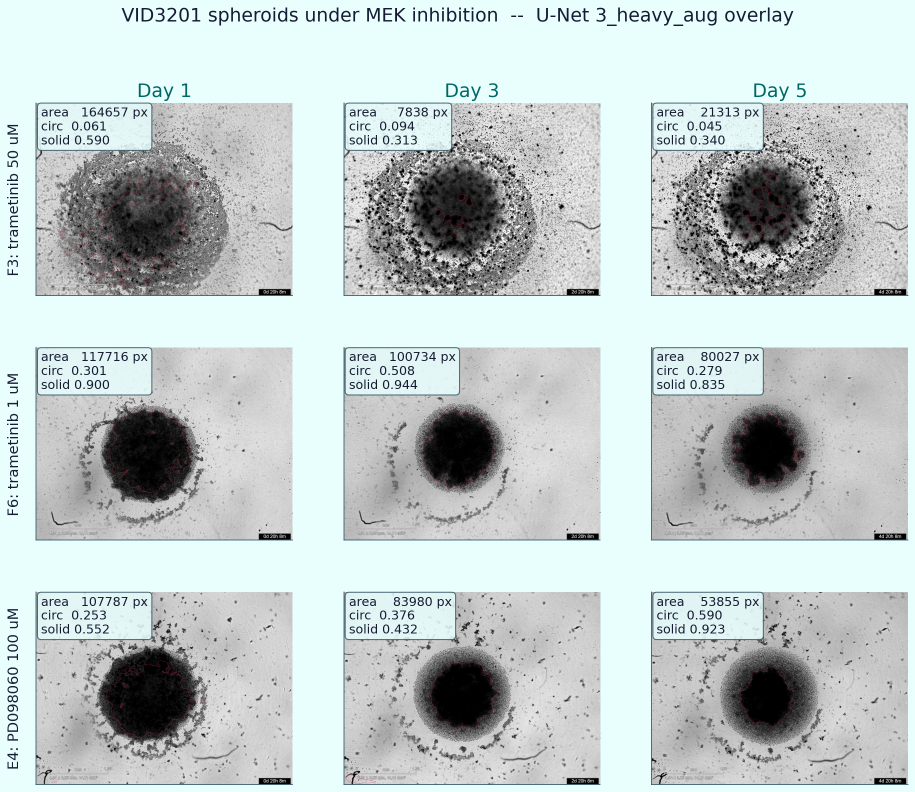
#> input picture assets/cll/figures/morphology/segmentation_overlay_grid.png, 1830 x 1584 px, found by its file name (shown at 1/2 size)
$ python figtools.py
#> lines starting #> are read from the running program, lines starting #| are printed output that depends on the picture; after the words box and inside, x2 and y2 are one past the last pixel; in counts of white or black regions, pixels touching at a corner belong together
"""
figtools.py - regenerate light-background microscopy figures INTO the dark theme.

Approach: contrast-stretch the grayscale microscopy, then map luminance through a 3-stop
teal ramp so dark -> near-black, mid -> card teal, and the BRIGHTEST regions (the legend
box fills, pure-white margins) -> cream. That keeps legend boxes legible (dark text on
cream) instead of washing them into the teal. Coloured annotations are recoloured to theme
accents: reddish outline/box -> gold, green labels -> cream. Used instead of CSS blends,
which crush coloured information and contrast.
"""
import sys
import numpy as np
from PIL import Image

NEARBLACK = np.array([3, 20, 25])      # L = 0
TEAL = np.array([13, 89, 99])          # #0d5963 card teal  (mid)
CREAM = np.array([250, 243, 223])      # #faf3df            (brightest -> legend plates)
GOLD = np.array([231, 201, 138])       # #e7c98a
MIDSTOP = 0.55                          # luminance where the cream lift begins lower bound
HISTOP = 0.86                           # above this -> ramp toward cream


# [31 lines left out: functions _ramp, regen, not called in this run]


PAGE = np.array([10, 74, 85])          # #0a4a55 page background


def _ramp_dark(L):
    """3-stop ramp NEARBLACK -> TEAL (0..HISTOP) -> PAGE bg (HISTOP..1). Unlike _ramp,
    the brightest regions (white panel margins) fall back to the page background instead
    of cream, so photographic montages read dark and native rather than as a light block."""
    out = np.empty(L.shape + (3,), np.float32)
    lo = L <= HISTOP
    t = np.clip(L / HISTOP, 0, 1)[..., None]
    out[lo] = (NEARBLACK[None, :] * (1 - t) + TEAL[None, :] * t)[lo]
    hi = ~lo
    t2 = np.clip((L - HISTOP) / (1 - HISTOP), 0, 1)[..., None]
    out[hi] = (TEAL[None, :] * (1 - t2) + PAGE[None, :] * t2)[hi]
    return out


def regen_dark(src, dst, crop_top=0.0, p_lo=2.0, p_hi=98.0):
    """Like regen but maps the white background to the page teal (dark), for photographic
    microscopy montages that should sit native on the dark page (no cream block)."""
    im = Image.open(src).convert("RGB")
    a = np.asarray(im).astype(np.float32)
    if crop_top:
        a = a[int(a.shape[0] * crop_top):, :, :]
    R, G, B = a[..., 0], a[..., 1], a[..., 2]
    L = (0.299 * R + 0.587 * G + 0.114 * B) / 255.0
    plo, phi = np.percentile(L, p_lo), np.percentile(L, p_hi)
    Ls = np.clip((L - plo) / max(phi - plo, 1e-3), 0, 1)
    out = _ramp_dark(Ls)
    red = (R - np.maximum(G, B) > 28) & (R > 70)
    green = (G - np.maximum(R, B) > 26) & (G > 60)
    out[green] = CREAM
    out[red] = GOLD
    out = np.clip(out, 0, 255).astype(np.uint8)
    Image.fromarray(out).save(dst)
    print(f"{dst}: {out.shape} dark background (page teal), red->gold={int(red.sum())}")


# [17 lines left out: function regen_bg, not called in this run]


if __name__ == "__main__":
    PORT = "/media/djameldino/Expansion/CLL_data/html portfolio/assets/cll/figures/"
    here = sys.argv[1] if len(sys.argv) > 1 else "."
    regen_dark(PORT + "morphology/segmentation_overlay_grid.png",
               here + "/02_segmentation/fig/overlay_dark.png", crop_top=0.105)
#> in regen_dark, `R, G, B = a[..., 0], a[..., 1], a[..., 2]`:
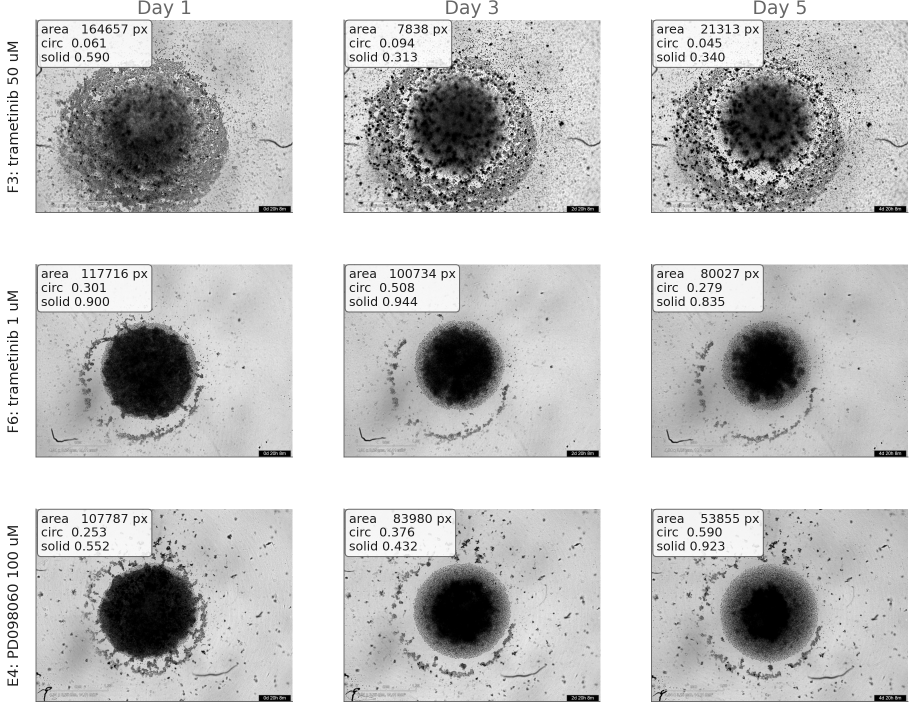
#> G: shape (1418, 1830) float32 (shown at 1/2 size); min 0, max 255, mean 196.1
#> in regen_dark, `plo, phi = np.percentile(L, p_lo), np.percentile(L, p_hi)`: plo = 0.0157; phi = 0.973
#> in _ramp_dark, `lo = L <= HISTOP`:
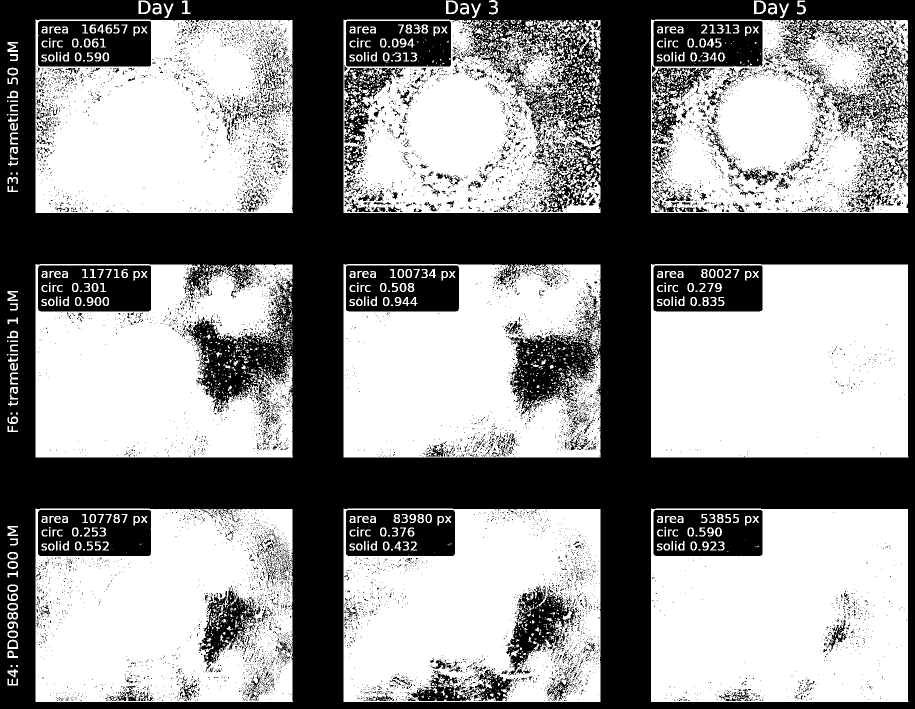
#> lo: shape (1418, 1830) bool (shown at 1/2 size); 55.8% white; 12298 black regions (11540 under 20 px), largest, box (x1, y1, x2, y2) and area: (0, 0, 1830, 1418) 875523, (76, 1020, 302, 1112) 17463, (76, 531, 302, 623) 17280
#> in _ramp_dark, `t = np.clip(L / HISTOP, 0, 1)[..., None]`:
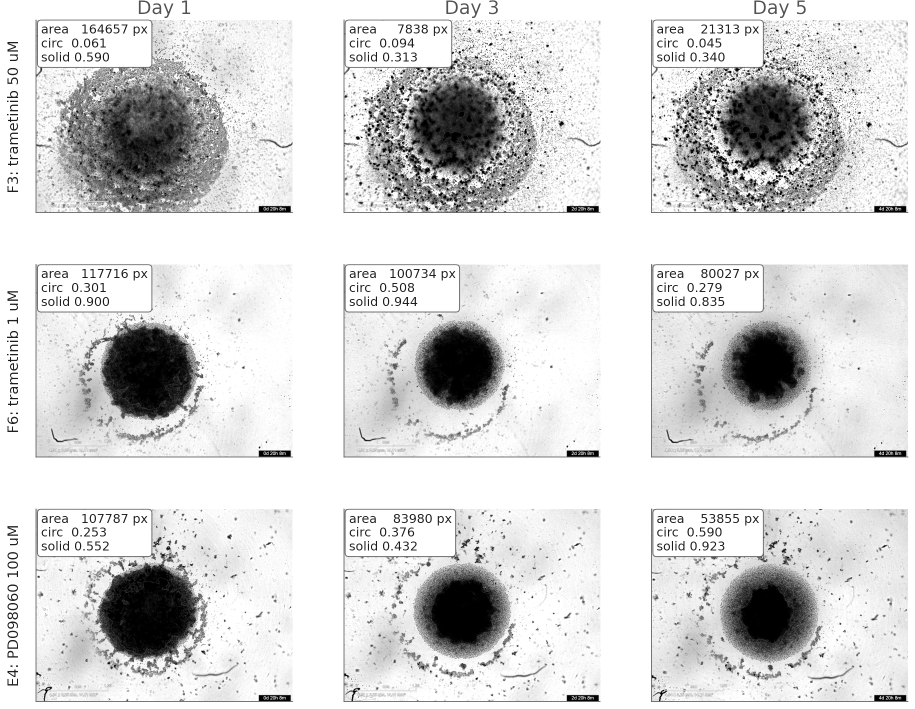
#> t: shape (1418, 1830, 1) float32 (shown at 1/2 size); min 0, max 1, mean 0.844
#> in _ramp_dark, `t2 = np.clip((L - HISTOP) / (1 - HISTOP), 0, 1)[..., None]`:
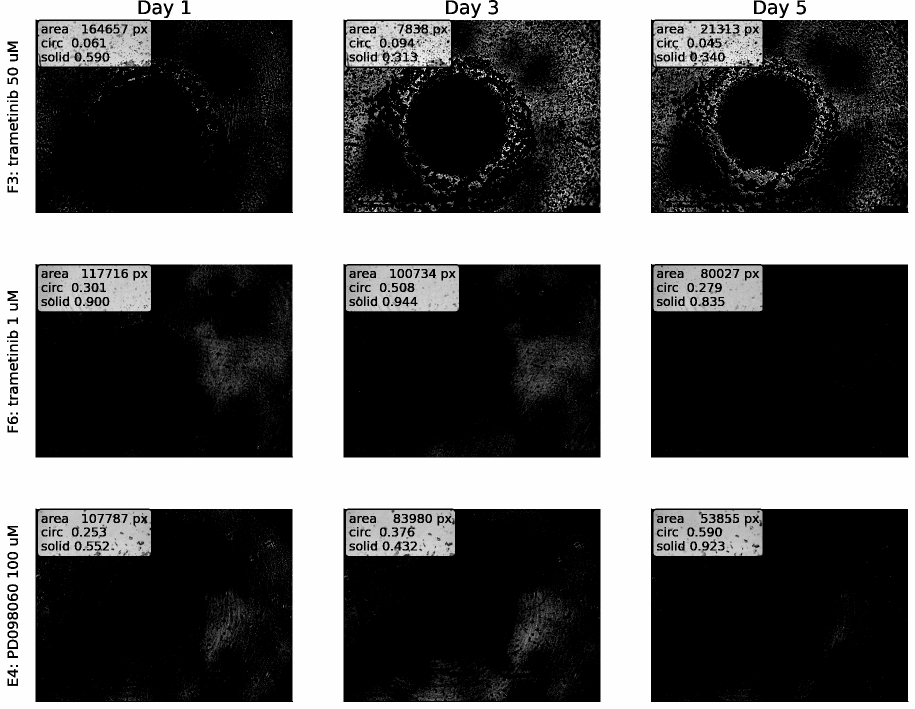
#> t2: shape (1418, 1830, 1) float32 (shown at 1/2 size); min 0, max 1, mean 0.367
#> in _ramp_dark, `out[hi] = (TEAL[None, :] * (1 - t2) + PAGE[None, :] * t2)[hi]`:
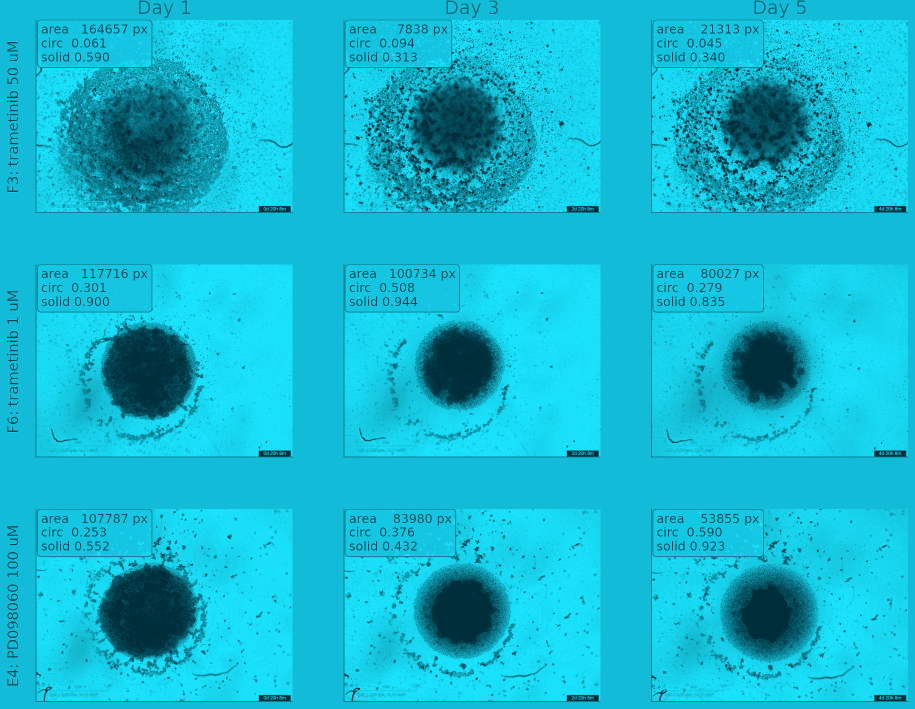
#> out: shape (1418, 1830, 3) float32 (shown at 1/2 size); mean of channels 0, 1, 2 10.3, 72.3, 82.1; drawn with min black and max white
#> in regen_dark, `red = (R - np.maximum(G, B) > 28) & (R > 70)`:
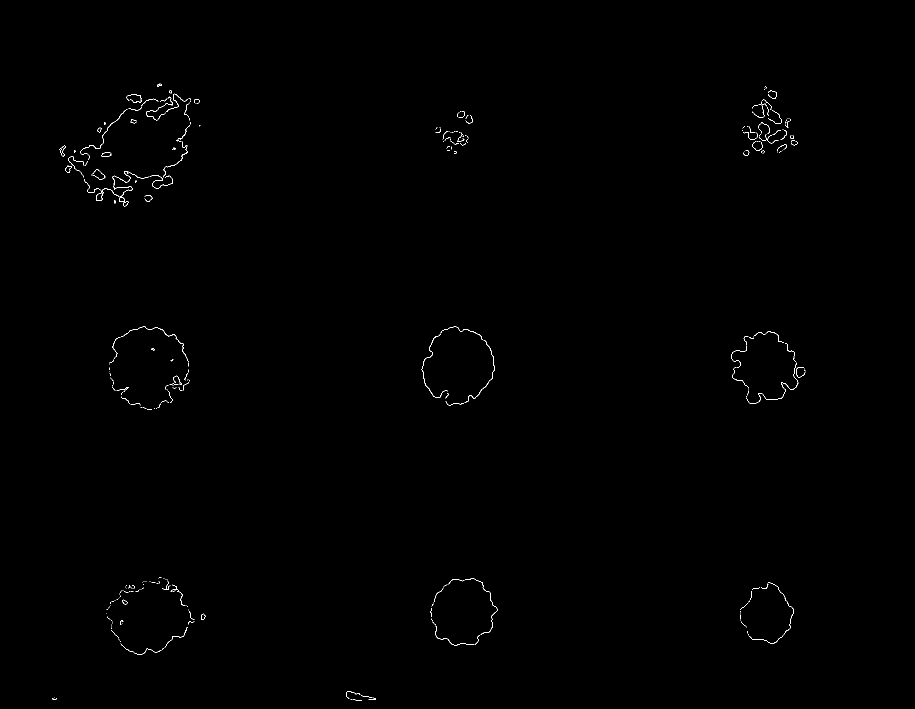
#> red: shape (1418, 1830) bool (shown at 1/2 size); 0.25% white in thin lines or dots, all inside (x1, y1, x2, y2) = (105, 167, 1611, 1402)
#> in regen_dark, `green = (G - np.maximum(R, B) > 26) & (G > 60)`: green: shape (1418, 1830) bool; every value is 0
#> in regen_dark, `out[red] = GOLD`:
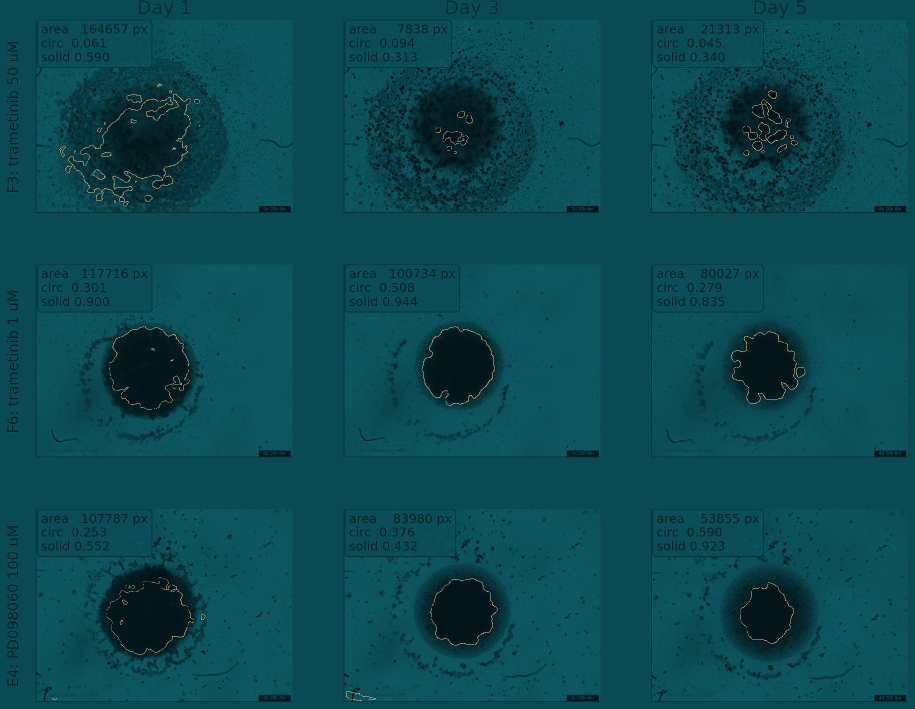
#> out: shape (1418, 1830, 3) float32 (shown at 1/2 size); mean of channels 0, 1, 2 10.8, 72.7, 82.4; drawn as R, G, B
#| ./02_segmentation/fig/overlay_dark.png: (1418, 1830, 3) dark background (page teal), red->gold=6495
    regen_dark(PORT + "segmentation/hardest_case_showcase.png",
               here + "/02_segmentation/fig/hardest_dark.png")
#> (the run stopped early here; a loop or call above may not have finished)

$ run again, with assets/cll/figures/morphology/drug_strip_low_dose.png copied over assets/cll/figures/morphology/segmentation_overlay_grid.png
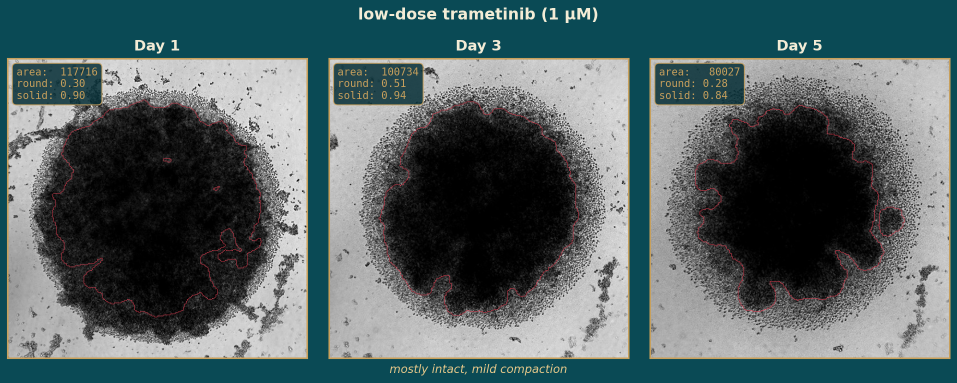
#> input picture assets/cll/figures/morphology/drug_strip_low_dose.png, 1914 x 766 px, found by its file name (shown at 1/2 size)
#> plo = 0; phi = 0.839
#> in _ramp_dark, `lo = L <= HISTOP`:
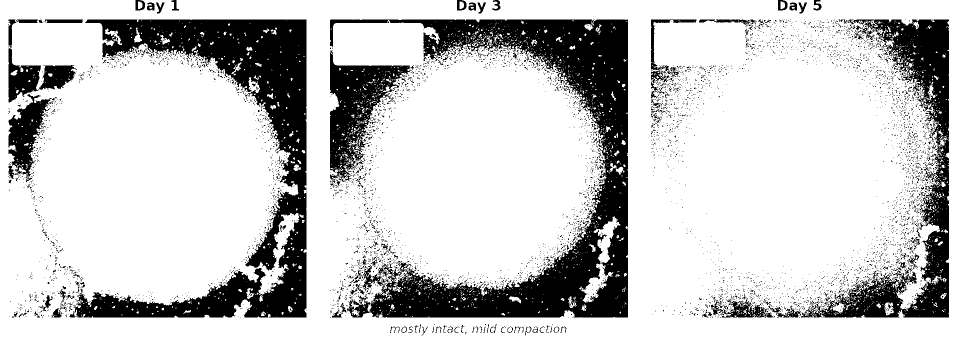
#> lo: shape (686, 1914) bool (shown at 1/2 size); 78.8% white; 5351 black regions (5176 under 20 px), largest, box (x1, y1, x2, y2) and area: (660, 39, 1256, 635) 97027, (146, 39, 613, 635) 80489, (1602, 39, 1898, 635) 40273
#> red: shape (686, 1914) bool; 2.7% white; 222 white regions (127 under 20 px), largest, box (x1, y1, x2, y2) and area: (14, 36, 616, 638) 7188, (657, 36, 1259, 638) 7188, (1299, 36, 1901, 638) 7188
#> green: shape (686, 1914) bool; every value is 0
#> in regen_dark, `out[red] = GOLD`:
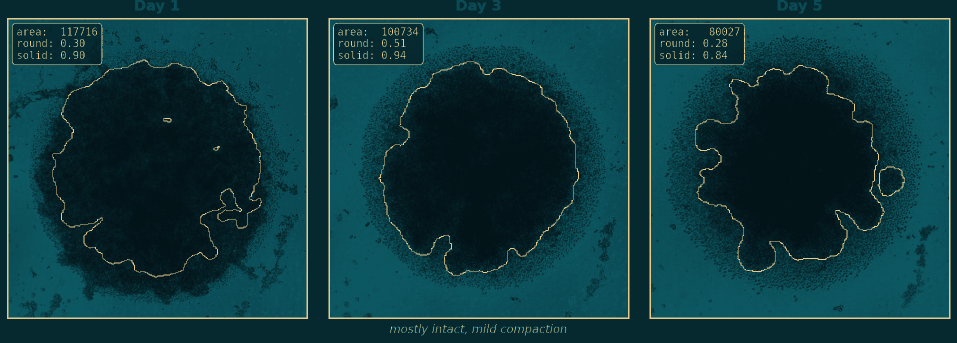
#> out: shape (686, 1914, 3) float32 (shown at 1/2 size); mean of channels 0, 1, 2 13.7, 56.7, 62.5; drawn as R, G, B
#| ./02_segmentation/fig/overlay_dark.png: (686, 1914, 3) dark background (page teal), red->gold=35530

$ run again, with assets/cll/figures/morphology/drug_strip_pd098060.png copied over assets/cll/figures/morphology/segmentation_overlay_grid.png
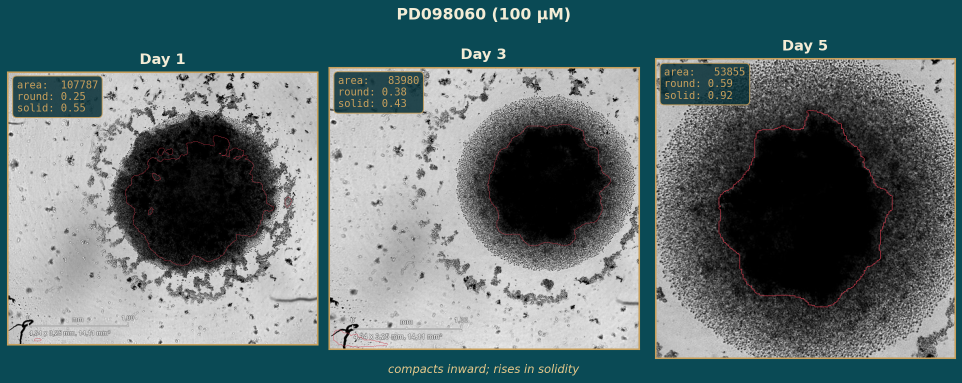
#> input picture assets/cll/figures/morphology/drug_strip_pd098060.png, 1924 x 766 px, found by its file name (shown at 1/2 size)
#> plo = 0; phi = 0.855
#> in _ramp_dark, `lo = L <= HISTOP`:
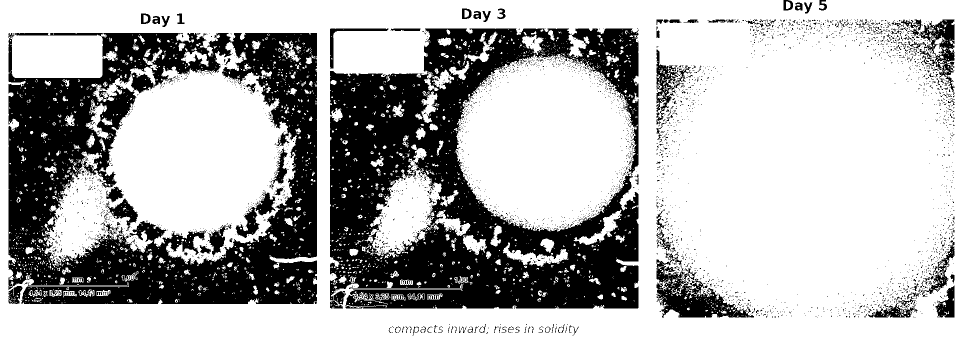
#> lo: shape (686, 1924) bool (shown at 1/2 size); 70.1% white; 3592 black regions (3437 under 20 px), largest, box (x1, y1, x2, y2) and area: (660, 57, 1277, 617) 182437, (17, 66, 634, 608) 165145, (1313, 519, 1508, 635) 8792
#> red: shape (686, 1924) bool; 2.4% white; 243 white regions (145 under 20 px), largest, box (x1, y1, x2, y2) and area: (1310, 36, 1912, 638) 7188, (657, 54, 1280, 620) 7098, (14, 63, 637, 611) 6990
#> green: shape (686, 1924) bool; every value is 0
#> in regen_dark, `out[red] = GOLD`:
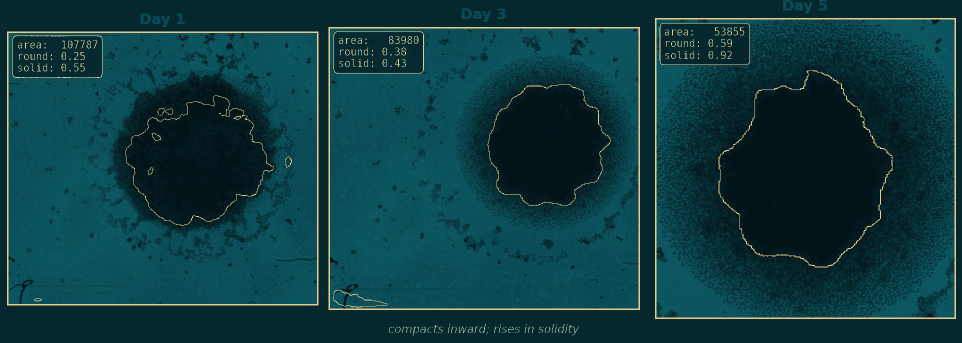
#> out: shape (686, 1924, 3) float32 (shown at 1/2 size); mean of channels 0, 1, 2 13.4, 59, 65.4; drawn as R, G, B
#| ./02_segmentation/fig/overlay_dark.png: (686, 1924, 3) dark background (page teal), red->gold=31962
